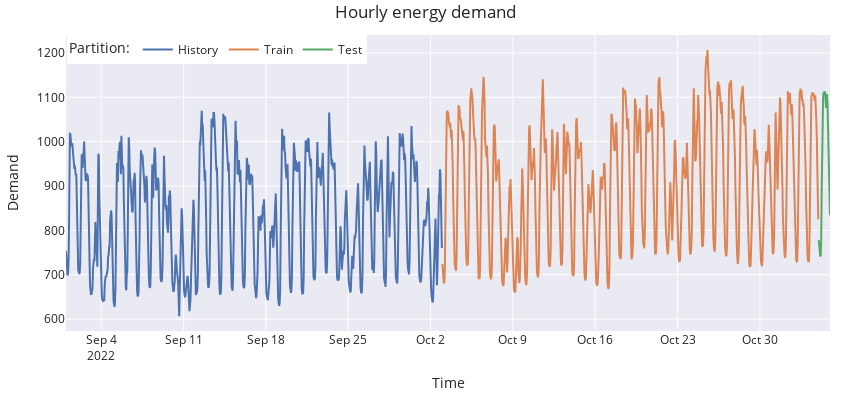

Notebook code for this chart:
### Markdown cell above
# Split

### Code cell
# Split data into train-val-test
# ==============================================================================
#data = data.loc['2022-01-01 00:00:00': '2022-12-31 23:00:00'].copy()
start_train = '2022-09-01 00:00:00'
end_train = '2022-10-02 23:59:00'
end_validation = '2022-11-03 23:59:00'
end_test = '2022-11-04 23:59:00'

data_train = data.loc[start_train: end_train, :].copy()
data_val   = data.loc[end_train:end_validation, :].copy()
data_test  = data.loc[end_validation:end_test, :].copy()

print(f"History      : {data_train.index.min()} --- {data_train.index.max()}  (n={len(data_train)})")
print(f"Training dates : {data_val.index.min()} --- {data_val.index.max()}  (n={len(data_val)})")
print(f"Test dates       : {data_test.index.min()} --- {data_test.index.max()}  (n={len(data_test)})")

# Interactive plot of time series
# ==============================================================================
fig = go.Figure()
fig.add_trace(go.Scatter(x=data_train.index, y=data_train['Demand'], mode='lines', name='History'))
fig.add_trace(go.Scatter(x=data_val.index, y=data_val['Demand'], mode='lines', name='Train'))
fig.add_trace(go.Scatter(x=data_test.index, y=data_test['Demand'], mode='lines', name='Test'))
fig.update_layout(
    title  = 'Hourly energy demand',
    xaxis_title="Time",
    yaxis_title="Demand",
    legend_title="Partition:",
    width=850,
    height=400,
    margin=dict(l=20, r=20, t=35, b=20),
    legend=dict(
        orientation="h",
        yanchor="top",
        y=1,
        xanchor="left",
        x=0.001
    )
)
#fig.update_xaxes(rangeslider_visible=True)
fig.show()

### Figure 1 — Plotly figure (JSON) as saved in the notebook; plotly's stock layout.template omitted (floating-point values rounded to 4 significant figures; data arrays with more than 128 entries replaced by an {"elided": "..."} marker saying what was removed)
{"data": [{"mode": "lines", "name": "History", "type": "scatter", "x": {"elided": "768 str values"}, "y": {"elided": "768 float values"}}, {"mode": "lines", "name": "Train", "type": "scatter", "x": {"elided": "768 str values"}, "y": {"elided": "768 float values"}}, {"mode": "lines", "name": "Test", "type": "scatter", "x": ["2022-11-04T00:00:00", "2022-11-04T01:00:00", "2022-11-04T02:00:00", "2022-11-04T03:00:00", "2022-11-04T04:00:00", "2022-11-04T05:00:00", "2022-11-04T06:00:00", "2022-11-04T07:00:00", "2022-11-04T08:00:00", "2022-11-04T09:00:00", "2022-11-04T10:00:00", "2022-11-04T11:00:00", "2022-11-04T12:00:00", "2022-11-04T13:00:00", "2022-11-04T14:00:00", "2022-11-04T15:00:00", "2022-11-04T16:00:00", "2022-11-04T17:00:00", "2022-11-04T18:00:00", "2022-11-04T19:00:00", "2022-11-04T20:00:00", "2022-11-04T21:00:00", "2022-11-04T22:00:00", "2022-11-04T23:00:00"], "y": [778, 760.6, 745.7, 742.5, 741.6, 773.7, 885.9, 998.7, 1070.0, 1104.0, 1110.0, 1113.0, 1109.0, 1113, 1092.0, 1076.0, 1086.0, 1107.0, 1080.0, 1035.0, 993.6, 950.4, 889.5, 833.9]}], "layout": {"height": 400, "legend": {"orientation": "h", "title": {"text": "Partition:"}, "x": 0.001, "xanchor": "left", "y": 1, "yanchor": "top"}, "margin": {"b": 20, "l": 20, "r": 20, "t": 35}, "title": {"text": "Hourly energy demand"}, "width": 850, "xaxis": {"autorange": true, "range": ["2022-09-01", "2022-11-04 23:00"], "title": {"text": "Time"}, "type": "date"}, "yaxis": {"autorange": true, "range": [573.0, 1240.0], "title": {"text": "Demand"}, "type": "linear"}}}
